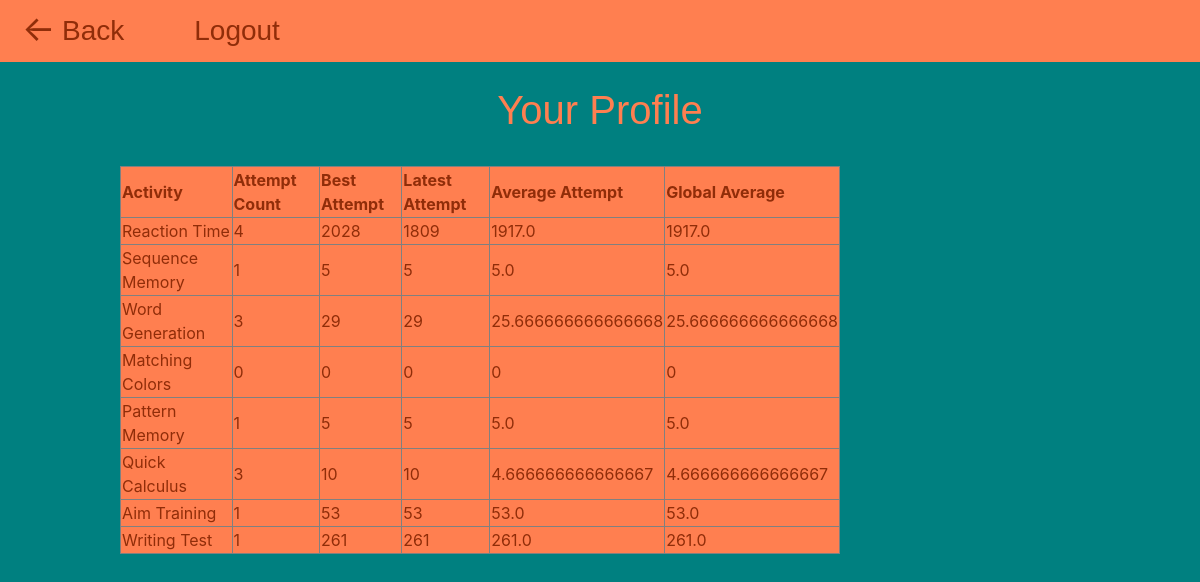
Screenshot of /profile (signed in) with the database file from the repository.
### website/models.py (models this page shows)
class Statistics(db.Model):
    __tablename__ = 'stats'
    id = db.Column(db.Integer, primary_key=True)
    owner_id = db.Column(db.Integer, db.ForeignKey('users.id'), nullable=False)
    type = db.Column(db.Enum(Activities), nullable=False)
    results = db.Column(db.Integer)
    created_at = db.Column(db.DateTime(timezone=True), default=func.now())
    owner = db.relationship('User', back_populates='statistics')

### website/views.py (the view)
@views.route('/profile')
@login_required
def profile():
    return render_template('profile.html', stats = make_stats())

### website/auth.py (called while the page is built)
@login_manager.user_loader
def load_user(user_id):
    return User.query.get(int(user_id))

### website/stats_support.py (called while the page is built)
def get_attempt_count(game_id):
    stats = Statistics.query.filter_by(owner_id=current_user.get_id(), type=game_id).all()
    results = [stat.results for stat in stats]
    return len(results)

def get_best_attempt_for(game_id):
    stat = Statistics.query.filter_by(owner_id=current_user.get_id(), type=game_id).\
        order_by(Statistics.results.desc()).first()
    if stat:
        return stat.results
    else:
        return 0

def get_latest_attempt_for(game_id):
    stat = Statistics.query.filter_by(owner_id=current_user.get_id(), type=game_id).\
        order_by(Statistics.created_at.desc()).first()
    if stat:
        return stat.results
    else:
        return 0

def get_average_attempt_for(game_id):
    stats = Statistics.query.filter_by(owner_id=current_user.get_id(), type=game_id).all()
    results = [stat.results for stat in stats]
    if len(results) == 0:
        return 0
    else:
        return sum(results) / len(results)

def get_global_average_for(game_id):
    stats = Statistics.query.filter_by(type=game_id).all()
    results = [stat.results for stat in stats]
    if len(results) == 0:
        return 0
    else:
        return sum(results) / len(results)

def make_stats_for(game_id):
    stats = [
        {"name": "Attempt Count", "value": get_attempt_count(game_id=game_id)},
        {"name": "Best Attempt", "value": get_best_attempt_for(game_id=game_id)},
        {"name": "Latest Attempt", "value": get_latest_attempt_for(game_id=game_id)},
        {"name": "Average Attempt", "value": get_average_attempt_for(game_id=game_id)},
        {"name": "Global Average", "value": get_global_average_for(game_id=game_id)}
    ]
    return stats

### website/templates/profile.html (shortened to what this page needs)
{% extends 'base.html' %}
{% block content %}
    <div class="button-line-left">
        <div class="back-button">
            <back>
                <a href="/">Back</a>
            </back>
        </div>
        <div class="logout-button">
            <back>
                <a href="/auth/logout">Logout</a>
            </back>
        </div>
    </div>
<div class="centering_container">
    <h1 align="center">Your Profile</h1>
</div>
    <table border="1" style="margin-left: -20vw; width: 60%; background-color: coral; color: rgb(144, 45, 9);">
        <thead>
            <tr>
                <th>Activity</th>
                <th>Attempt Count</th>
                <th>Best Attempt</th>
                <th>Latest Attempt</th>
                <th>Average Attempt</th>
                <th>Global Average</th>
            </tr>
        </thead>
        <tbody>
            {% for game in stats %}
                <tr>
                    <td>{{ game['name'] }}</td>
                    {% for game_stats in game['value'] %}
                        <td>{{ game_stats['value'] }}</td>
                    {% endfor %}
                </tr>
            {% endfor %}
        </tbody>
    </table>
{% endblock %}

### website/templates/base.html (shortened to what this page needs)
    <!DOCTYPE html>
    <html lang="en">
    <head>
        <link
            rel="stylesheet"
            href="https://stackpath.bootstrapcdn.com/bootstrap/4.4.1/css/bootstrap.min.css"
>
        <link
            rel="stylesheet"
            href="https://stackpath.bootstrapcdn.com/font-awesome/4.7.0/css/font-awesome.min.css"
>
    </head>
    <body>
        <div class="content">
            {% block content %} {% endblock %}
        </div>
    </body>
    </html>

### website/templates/base.html (style rules this page uses)
body { background-color: teal; }
.content { justify-content: center; width: 100%; display: flex; flex-direction: row; flex-wrap: wrap; }
.button-line-left { background-color: coral; justify-content: left; width: 100%; display: flex; padding-left: 1vw; }
.centering_container { width: 100%; justify-content: center; display: flex; padding: 2vw; text-align: justify; color: coral; font-family: 'Lucida Sans', 'Lucida Sans Regular', 'Lucida Grande', 'Lucida Sans Unicode', Geneva, Verdana, sans-serif; font-size: x-large; }

### website/templates/profile.html (style rules this page uses)
.back-button { background-color: coral; color: rgb(144, 45, 9); font-size: 16px; padding: 10px 20px; display: inline-block; position: relative; }
.logout-button { background-color: coral; color: rgb(144, 45, 9); font-size: 16px; padding: 10px 20px; display: inline-block; position: relative; margin-right: 1vw; }
.back-button::before { content: '←'; position: absolute; left: 10px; top: 50%; transform: translateY(-55%); font-size: 35px; }
back a { color: rgb(144, 45, 9); font-size: 3.5vh; margin-left: 30px; text-decoration: none; font-family: 'Lucida Sans', 'Lucida Sans Regular', 'Lucida Grande', 'Lucida Sans Unicode', Geneva, Verdana, sans-serif; }

### rows the page displays
Statistics: value "2028"
Statistics: value "1809"
Statistics: value "261"

### other values shown
{{ game['name'] }} "Reaction Time" "Sequence Memory" "Word Generation" "Matching Colors" "Pattern Memory" "Quick Calculus" "Aim Training" "Writing Test"
{{ game_stats['value'] }} "4" "1917.0" "1917.0" "1" "5" "5" "5.0" "5.0" "3" "29" "29" "25.666666666666668" "25.666666666666668" "0" "0" "0" "0" "0" "1" "5" "5" "5.0" "5.0" "3" "10" "10" "4.666666666666667" "4.666666666666667" "1" "53" "53" "53.0" "53.0" "1" "261.0" "261.0"
